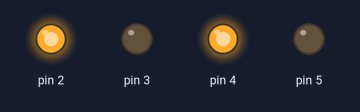
This sketch was run on a simulated Arduino Uno, built with avr-gcc and run on an emulated ATmega328P. On the bench: output pins drawn as LEDs (lit = HIGH).

Above: at 0.1 s.
Timing chart, 0 to 1.6 s (numbered marks = the images above):
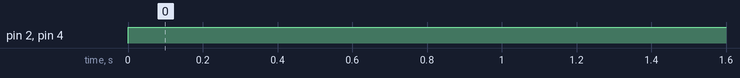

Measured:
- by itself, pin 2, pin 4: LOW → HIGH at 0.00 s

The sketch:

PRO4.ino
```cpp
int Z=0,Y=1,X=0,W=0;
int A,B,C,D;
void setup()
{
  pinMode(2,OUTPUT);
  pinMode(3,OUTPUT);
  pinMode(4,OUTPUT);
  pinMode(5,OUTPUT);
}
 void loop()
{
A=(!W&&!X&&!Y&&!Z) || (!W&&X&&!Y&&!Z) || (!W&&!X&&Y&&!Z) || (!W&&X&&Y&&!Z) || (!W&&!X&&!Y&&Z);
B=(W&&!X&&!Y&&!Z) || (!W&&X&&!Y&&!Z) || (W&&!X&&Y&&!Z ) || (!W&&X&&Y&&!Z);
C=(W&&X&&!Y&&!Z) || (!W&&!X&&Y&&!Z) || (W&&!X&&Y&&!Z ) || (!W&&X&&Y&&!Z);
D=(W&&X&&Y&&!Z) || (!W&&!X&&!Y&&Z);
digitalWrite(2,A);
digitalWrite(3,B);
digitalWrite(4,C);
digitalWrite(5,D);
}
```
